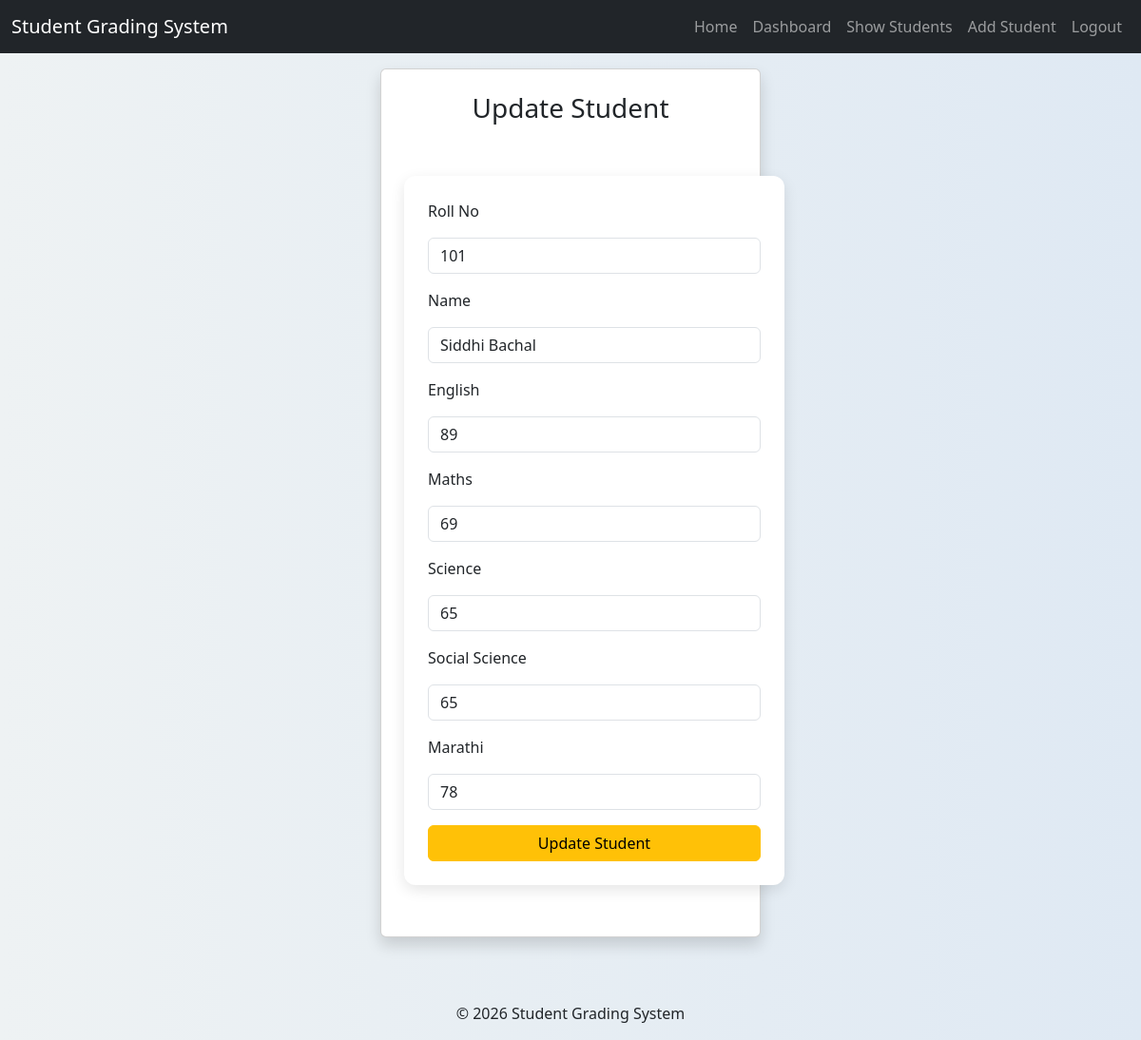
The app's page /update/101/ (signed in) with its own data.
### grading/models.py (models this page shows, shortened)
class Student(models.Model):
    roll=models.CharField(max_length=10 ,unique=True)#unique is a key which is unique key through which we can access update or delete related data
    name=models.CharField(max_length=100)
    english=models.IntegerField()
    maths = models.IntegerField()
    science = models.IntegerField()
    socialscience = models.IntegerField()
    marathi = models.IntegerField()
    total = models.IntegerField(default=0)
    percentage = models.FloatField(default=0.0)
    grade=models.CharField(max_length=10,default="NA")

### grading/views.py (the view, shortened to what this page needs)
# urls.py: path('update/<str:roll>/',views.update_student,name='update_student'),
@login_required
def update_student(request,roll):
    student = get_object_or_404(Student, roll=roll)
    return render(request,'update_student.html',{'student':student})

### grading/templates/update_student.html (shortened to what this page needs)
{% extends 'base.html' %}
{% block content %}
<div class="d-flex justify-content-center mt-5">
    <div class="card shadow rounded p-4" style="width: 400px;">
        <h3 class="text-center mb-4">Update Student</h3>
        <form method="POST">
            <div class="mb-3">
                <label for="roll" class="form-label">Roll No</label>
                <input type="text" name="roll" id="roll" class="form-control" value="{{ student.roll }}" readonly>
            </div>
            <div class="mb-3">
                <label for="name" class="form-label">Name</label>
                <input type="text" name="name" id="name" class="form-control" value="{{ student.name }}" required>
            </div>
            <div class="mb-3">
                <label for="english" class="form-label">English</label>
                <input type="number" name="english" id="english" class="form-control" value="{{ student.english }}" required>
            </div>
            <div class="mb-3">
                <label for="maths" class="form-label">Maths</label>
                <input type="number" name="maths" id="maths" class="form-control" value="{{ student.maths }}" required>
            </div>
            <div class="mb-3">
                <label for="science" class="form-label">Science</label>
                <input type="number" name="science" id="science" class="form-control" value="{{ student.science }}" required>
            </div>
            <div class="mb-3">
                <label for="socialscience" class="form-label">Social Science</label>
                <input type="number" name="socialscience" id="socialscience" class="form-control" value="{{ student.socialscience }}" required>
            </div>
            <div class="mb-3">
                <label for="marathi" class="form-label">Marathi</label>
                <input type="number" name="marathi" id="marathi" class="form-control" value="{{ student.marathi }}" required>
            </div>
            <button type="submit" class="btn btn-warning w-100">Update Student</button>
        </form>
    </div>
</div>
{% endblock %}

### grading/static/grading/css/style.css (style rules this page uses)
body { font-family: Segoe UI, Tahoma, Geneva, Verdana, sans-serif; background: linear-gradient(to right, #eef2f3, #dfe9f3); margin: 0; padding: 0; }
.card { background: white; padding: 20px; border-radius: 12px; box-shadow: 0 5px 15px rgba(0,0,0,0.1); margin-bottom: 20px; transition: 0.3s ease; }
form { background: white; padding: 25px; border-radius: 12px; box-shadow: 0 5px 15px rgba(0,0,0,0.1); width: 400px; margin: 30px auto; }
input, select { width: 100%; padding: 10px; margin: 8px 0; border-radius: 8px; border: 1px solid #ccc; font-size: 14px; }
button { width: 100%; padding: 10px; background-color: #3498db; color: white; border: none; border-radius: 8px; cursor: pointer; font-size: 15px; transition: 0.3s; }

### records on screen
Student: roll "101", name "Siddhi Bachal", english "89", maths "69", science "65", socialscience "65", marathi "78"
